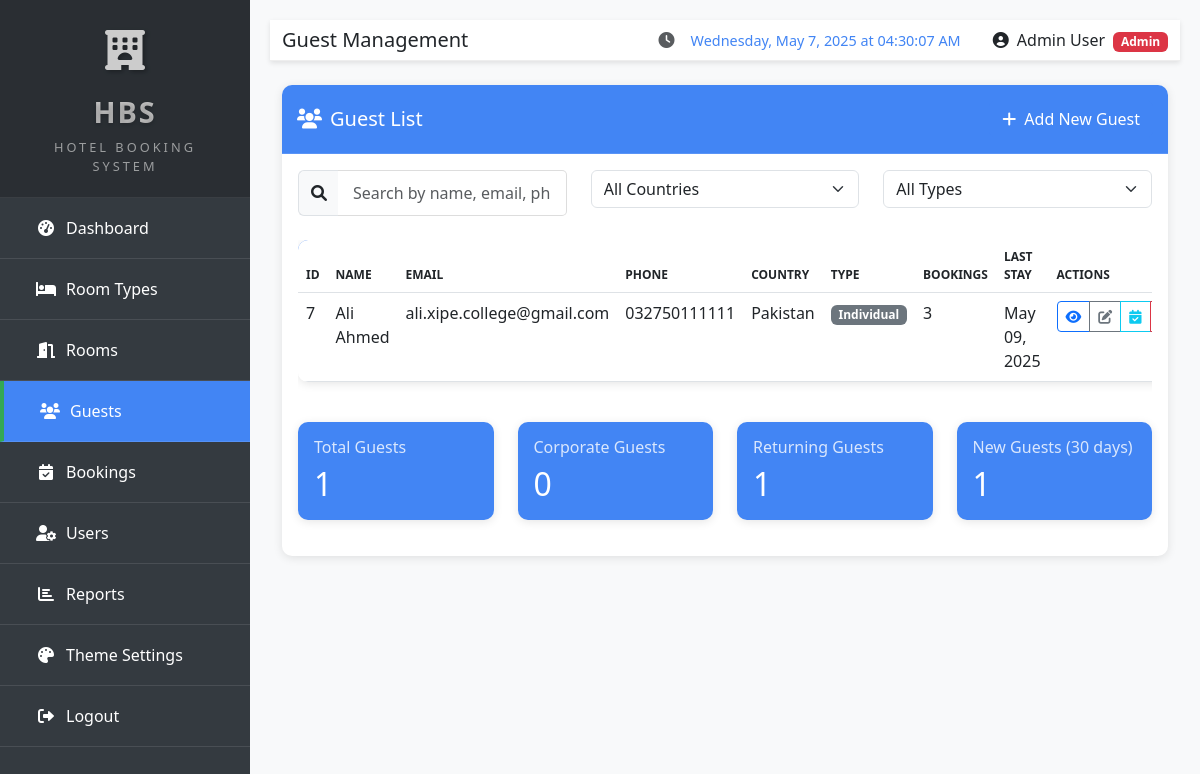
Page /hotel/guests/ (signed in) on the earlier database version.
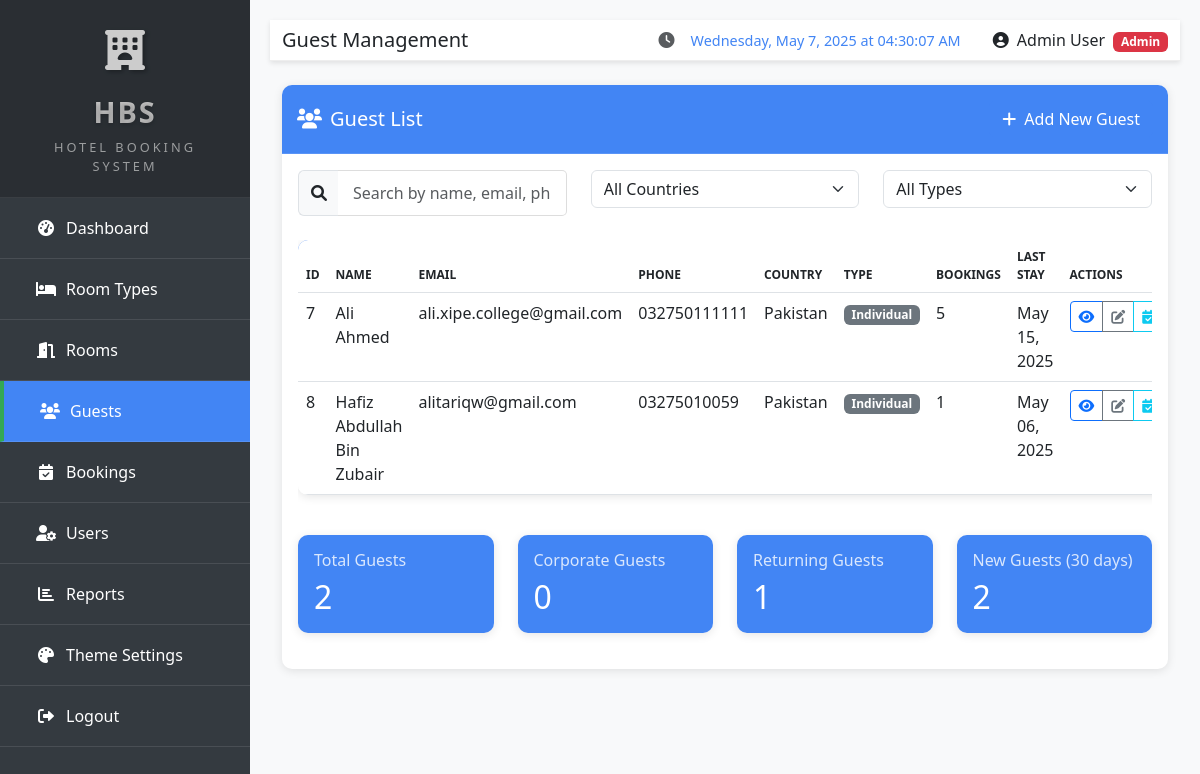
Same page on the later database version.
### hotel/models.py (models this page shows, shortened)
class Guest(models.Model):
    ID_TYPE_CHOICES = [
        ('passport', 'Passport'),
        ('cnic', 'CNIC'),
        ('driving_license', 'Driving License'),
    ]
    COUNTRY_CHOICES = [
        ('PK', 'Pakistan'),
        ('US', 'United States'),
        ('GB', 'United Kingdom'),
        ('CA', 'Canada'),
        ('AU', 'Australia'),
        ('IN', 'India'),
        ('AE', 'United Arab Emirates'),
        ('SA', 'Saudi Arabia'),
    ]
    full_name = models.CharField(max_length=255)
    email = models.EmailField(blank=True)
    phone = models.CharField(max_length=20)
    address = models.TextField(blank=True)
    country = models.CharField(max_length=2, choices=COUNTRY_CHOICES)
    id_type = models.CharField(max_length=50, choices=ID_TYPE_CHOICES)
    id_number = models.CharField(max_length=50)
    id_document = models.ImageField(upload_to='guest_ids/', blank=True, null=True, help_text='Upload ID document (CNIC/Passport)')
    vehicle_number = models.CharField(max_length=50, blank=True)
    notes = models.TextField(blank=True)
    created_at = models.DateTimeField(auto_now_add=True)
    updated_at = models.DateTimeField(auto_now=True)

class Booking(models.Model):
    STATUS_CHOICES = (
        ('confirmed', 'Confirmed'),
        ('checked_in', 'Checked In'),
        ('checked_out', 'Checked Out'),
        ('cancelled', 'Cancelled'),
        ('no_show', 'No Show'),
    )
    booking_id = models.UUIDField(default=uuid.uuid4, unique=True, editable=False)
    guest = models.ForeignKey(Guest, on_delete=models.CASCADE, related_name='bookings')
    room = models.ForeignKey(Room, on_delete=models.CASCADE, related_name='bookings')
    check_in_date = models.DateField()
    check_out_date = models.DateField()
    status = models.CharField(max_length=20, choices=STATUS_CHOICES, default='confirmed')
    adults = models.PositiveIntegerField(default=1)
    children = models.PositiveIntegerField(default=0)
    total_price = models.DecimalField(max_digits=10, decimal_places=2)
    payment_status = models.BooleanField(default=False)
    special_requests = models.TextField(blank=True)
    created_by = models.ForeignKey(User, on_delete=models.SET_NULL, null=True, related_name='created_bookings')
    created_at = models.DateTimeField(auto_now_add=True)
    updated_at = models.DateTimeField(auto_now=True)

### hotel/views.py (the view, shortened to what this page needs)
# urls.py: path('guests/', views.guest_list, name='guest_list'),
@login_required
def guest_list(request):
    guests = Guest.objects.all()
    search_query = request.GET.get('search')
    country_filter = request.GET.get('country')
    if country_filter:
        guests = guests.filter(country=country_filter)
    guest_type_filter = request.GET.get('type')
    if guest_type_filter == 'corporate':
        guests = guests.filter(notes__icontains='corporate')
    elif guest_type_filter == 'individual':
        guests = guests.exclude(notes__icontains='corporate')
    countries = Guest.COUNTRY_CHOICES
    total_guests = guests.count()
    corporate_guests = Guest.objects.filter(notes__icontains='corporate').count()  # Placeholder logic
    returning_guests = 0
    for guest in Guest.objects.all():
        if guest.bookings.count() > 1:
            returning_guests += 1
    thirty_days_ago = timezone.now() - timedelta(days=30)
    new_guests = Guest.objects.filter(created_at__gte=thirty_days_ago).count()
    context = {
        'guests': guests,
        'countries': countries,
        'total_guests': total_guests,
        'corporate_guests': corporate_guests,
        'returning_guests': returning_guests,
        'new_guests': new_guests,
    }
    if request.headers.get('X-Requested-With') == 'XMLHttpRequest':
        return render(request, 'hotel/guest_table.html', context)
    return render(request, 'hotel/guest_list.html', context)

### hotel/context_processors.py (called while the page is built)
def theme_settings(request):
    if request.user.is_authenticated:
        try:
            from .models import ThemeSettings
            theme_settings, created = ThemeSettings.objects.get_or_create(user=request.user)
            return {'user_theme_settings': theme_settings}
        except Exception:
            pass
    return {'user_theme_settings': None}

def hotel_info(request):
    try:
        from .models import HotelInfo
        info = HotelInfo.get_info()
        return {'hotel_info': info}
    except Exception:
        pass
    return {'hotel_info': None}

### templates/hotel/guest_list.html (shortened to what this page needs)
{% extends "hotel/base.html" %}
{% block page_title %}Guest Management{% endblock %}
{% block content %}
<div class="card">
    <div class="card-header">
        <div class="d-flex justify-content-between align-items-center">
            <h5 class="mb-0"><i class="fas fa-users me-2"></i>Guest List</h5>
            <a href="{% url 'guest_create' %}" class="btn btn-primary">
                <i class="fas fa-plus me-2"></i>Add New Guest
            </a>
        </div>
    </div>
    <div class="card-body">
        <div class="row mb-4">
            <div class="col-md-4">
                <div class="input-group">
                    <span class="input-group-text">
                        <i class="fas fa-search"></i>
                    </span>
                    <input type="text" id="searchInput" class="form-control" placeholder="Search by name, email, phone...">
                </div>
            </div>
            <div class="col-md-4">
                <select id="countryFilter" class="form-select">
                    <option value="">All Countries</option>
                </select>
            </div>
            <div class="col-md-4">
                <select id="typeFilter" class="form-select">
                    <option value="">All Types</option>
                </select>
            </div>
        </div>
        <div id="guestTableContainer">
            {% include "hotel/guest_table.html" %}
        </div>
        <div class="row mt-4">
            <div class="col-md-3">
                <div class="card bg-primary text-white">
                    <div class="card-body">
                        <h6 class="card-title">Total Guests</h6>
                        <h2 class="mb-0">{{ total_guests }}</h2>
                    </div>
                </div>
            </div>
            <div class="col-md-3">
                <div class="card bg-info text-white">
                    <div class="card-body">
                        <h6 class="card-title">Corporate Guests</h6>
                        <h2 class="mb-0">{{ corporate_guests }}</h2>
                    </div>
                </div>
            </div>
            <div class="col-md-3">
                <div class="card bg-success text-white">
                    <div class="card-body">
                        <h6 class="card-title">Returning Guests</h6>
                        <h2 class="mb-0">{{ returning_guests }}</h2>
                    </div>
                </div>
            </div>
            <div class="col-md-3">
                <div class="card bg-warning text-white">
                    <div class="card-body">
                        <h6 class="card-title">New Guests (30 days)</h6>
                        <h2 class="mb-0">{{ new_guests }}</h2>
                    </div>
                </div>
            </div>
        </div>
    </div>
</div>
{% endblock %}

### templates/hotel/guest_table.html (shortened to what this page needs)
<div class="table-responsive">
    <table class="table table-hover">
        <thead>
            <tr>
                <th>ID</th>
                <th>Name</th>
                <th>Email</th>
                <th>Phone</th>
                <th>Country</th>
                <th>Type</th>
                <th>Bookings</th>
                <th>Last Stay</th>
                <th>Actions</th>
            </tr>
        </thead>
        <tbody>
            {% for guest in guests %}
            <tr>
                <td>{{ guest.id }}</td>
                <td>{{ guest.full_name }}</td>
                <td>{{ guest.email }}</td>
                <td>{{ guest.phone }}</td>
                <td>
                    {% for code, name in countries %}
                        {% if code == guest.country %}
                            {{ name }}
                        {% endif %}
                    {% endfor %}
                </td>
                <td>
                    {% if "corporate" in guest.notes|lower %}
                        <span class="badge bg-info">Corporate</span>
                    {% else %}
                        <span class="badge bg-secondary">Individual</span>
                    {% endif %}
                </td>
                <td>{{ guest.bookings.count }}</td>
                <td>
                    {% with last_booking=guest.bookings.all|dictsortreversed:"check_in_date"|first %}
                        {% if last_booking %}
                            {{ last_booking.check_in_date|date:"M d, Y" }}
                        {% else %}
                            <span class="text-muted">No stays</span>
                        {% endif %}
                    {% endwith %}
                </td>
                <td>
                    <div class="btn-group">
                        <a href="{% url 'guest_detail' guest.id %}" class="btn btn-sm btn-outline-primary" title="View Details">
                            <i class="fas fa-eye"></i>
                        </a>
                        <a href="{% url 'guest_edit' guest.id %}" class="btn btn-sm btn-outline-secondary" title="Edit Guest">
                            <i class="fas fa-edit"></i>
                        </a>
                        <a href="#" class="btn btn-sm btn-outline-info" title="View Bookings" onclick="window.location.href='/hotel/bookings/?search={{ guest.full_name|urlencode }}'">
                            <i class="fas fa-calendar-check"></i>
                        </a>
                        <a href="{% url 'guest_delete' guest.id %}" class="btn btn-sm btn-outline-danger" title="Delete Guest"
                           onclick="return confirm('Are you sure you want to delete this guest? This will also delete all associated bookings.');">
                        </a>
                    </div>
                </td>
            </tr>
            {% endfor %}
        </tbody>
    </table>
</div>

Differences in the rows shown:
changed Guest "Ali Ahmed": bookings.count "3" → "5"; bookings.check_in_date "May 09, 2025" → "May 15, 2025"
added Guest: id "8", full_name "Hafiz Abdullah Bin Zubair", email "alitariqw@gmail.com", phone "03275010059", countries "Pakistan", notes "Individual", bookings.count "1", bookings.check_in_date "May 06, 2025"
Other differences:
{{ total_guests }}: "1" → "2"
{{ new_guests }}: "1" → "2"
